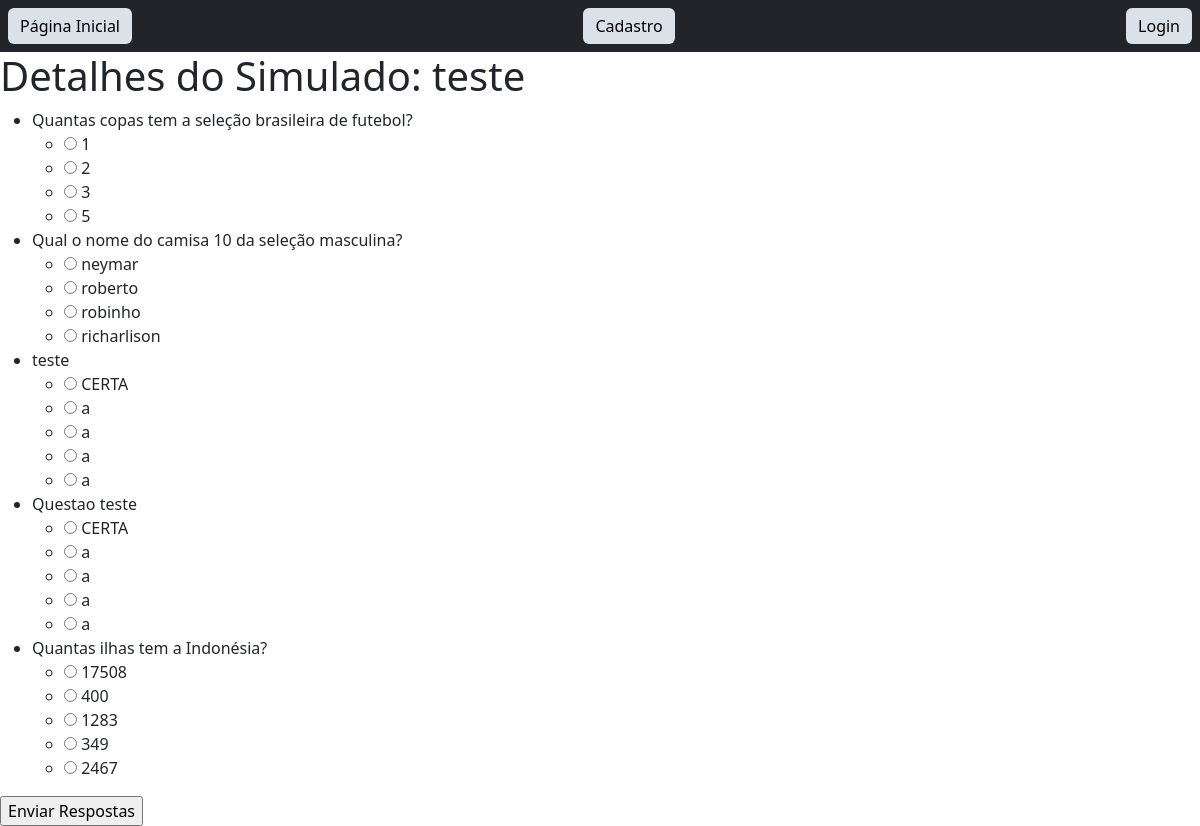
Page /detalhes-simulados/13/ on the committed database.
### simulados/models.py (models this page shows, shortened)
class Simulado(models.Model):
    nome = models.CharField(max_length=100)
    questoes = models.ManyToManyField(Questao)
    tema = models.CharField(max_length=50, default='Tema')

class Questao(models.Model):
    texto_questao = models.CharField(max_length=200)
    pontuacao = models.IntegerField(default=1)

class Alternativa(models.Model):
    questao = models.ForeignKey(Questao, on_delete=models.CASCADE, related_name='alternativas')
    texto_alternativa = models.CharField(max_length=100)
    correta = models.BooleanField(default=False)

### simulados/views.py (the view)
# urls.py: path('detalhes-simulados/<int:simulado_id>/', views.detalhes_simulado, name='detalhes_simulado'),
def detalhes_simulado(request, simulado_id):
    simulado = get_object_or_404(Simulado,pk=simulado_id)
    return render(request, 'detalhes_simulado.html', {'simulado': simulado} )

### simulados/templates/detalhes_simulado.html (shortened to what this page needs)
<!DOCTYPE html>
<html>
<head>
</head>
<body>
    {% include 'navbar.html' %}
    <h1>Detalhes do Simulado: {{ simulado.nome }}</h1>
    <form method="post" action="{% url 'processar_respostas' %}">
        <ul>
            {% for questao in simulado.questoes.all %}
            <li>{{ questao.texto_questao }}</li>
            <ul>
                {% for alternativa in questao.alternativas.all %}
                <li>
                    <input type="radio" name="questao_{{ questao.id }}" value="{{ alternativa.id }}" required>
                    {{ alternativa.texto_alternativa }}
                </li>
                {% endfor %}
            </ul>
            {% endfor %}
        </ul>
        <input type="submit" value="Enviar Respostas">
    </form>
</body>
</html>

### rows in the picture
Simulado: nome "teste"
Questao: texto_questao "Quantas copas tem a seleção brasileira de futebol?"
Alternativa: texto_alternativa "1"
Alternativa: texto_alternativa "2"
Alternativa: texto_alternativa "3"
Alternativa: texto_alternativa "5"
Questao: texto_questao "Qual o nome do camisa 10 da seleção masculina?"
Alternativa: texto_alternativa "neymar"
Alternativa: texto_alternativa "roberto"
Alternativa: texto_alternativa "robinho"
Alternativa: texto_alternativa "richarlison"
Questao: texto_questao "teste"
Alternativa: texto_alternativa "CERTA"
Alternativa: texto_alternativa "a"
Alternativa: texto_alternativa "a"
Alternativa: texto_alternativa "a"
Alternativa: texto_alternativa "a"
Questao: texto_questao "Questao teste"
Alternativa: texto_alternativa "CERTA"
Alternativa: texto_alternativa "a"
Alternativa: texto_alternativa "a"
Alternativa: texto_alternativa "a"
Alternativa: texto_alternativa "a"
Questao: texto_questao "Quantas ilhas tem a Indonésia?"
Alternativa: texto_alternativa "17508"
Alternativa: texto_alternativa "400"
Alternativa: texto_alternativa "1283"
Alternativa: texto_alternativa "349"
Alternativa: texto_alternativa "2467"
